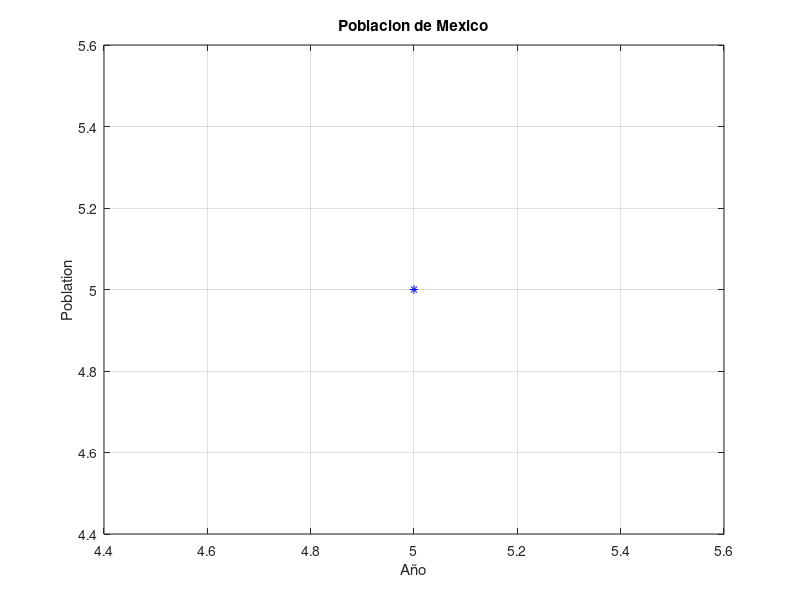

The MATLAB source for this figure:
x = input('Enter the x value: ')
y = input('Enter the y value: ')
plot(x,y,'b-*')
xlabel('Año')
ylabel('Poblation')
title('Poblacion de Mexico')
grid on